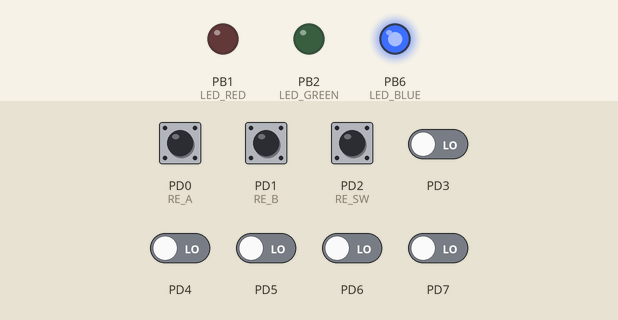
Recording of a program running on a simulated ATmega328P, built with avr-gcc and emulated at 8 MHz. Parts: output pins drawn as LEDs (lit = HIGH). Inputs (shaded band) come from the test bench; at power-on: PD0 (RE_A), PD1 (RE_B), PD2 (RE_SW) HIGH, PD3–7 LOW.

Above: at 1.2 s.
1.3 s: PD0 (RE_A) pulled LOW for 0.15 s
At 2.1 s:
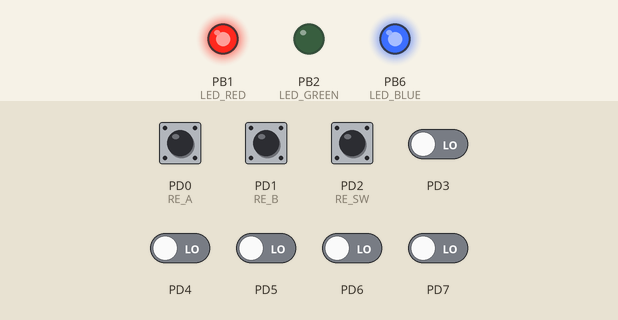
2.9 s: PD1 (RE_B) pulled LOW for 0.15 s
At 3.4 s:
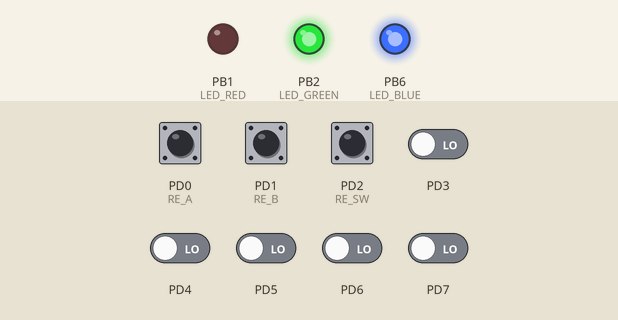
4.5 s: PD2 (RE_SW) pulled LOW for 0.15 s
At 4.59 s:
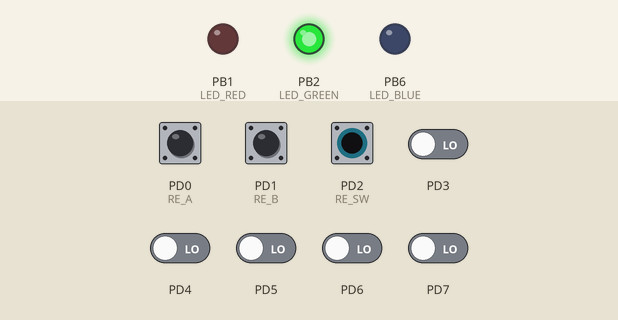
6.1 s: PD0 (RE_A) pulled LOW for 1 s
At 7.1 s:
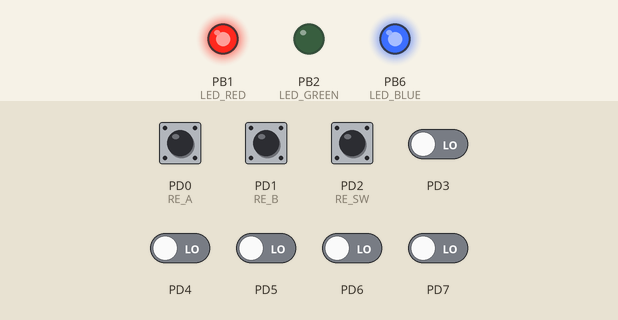
8.6 s: PD2 (RE_SW) pulled LOW for 1 s
At 9.4 s:
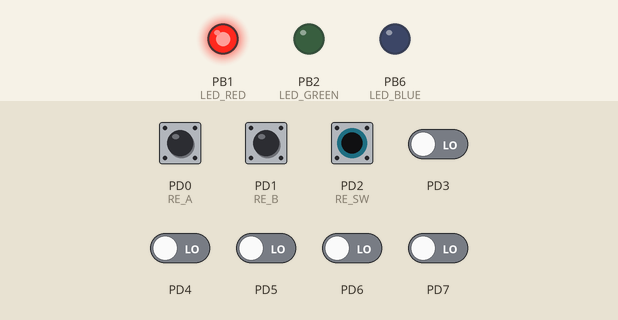
11.1 s: PD1 (RE_B) pulled LOW for 1 s
At 12.2 s:
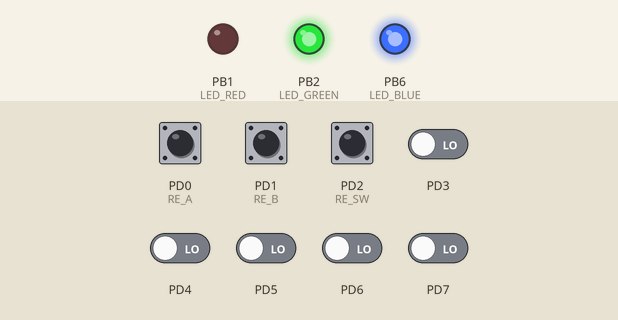
Timing chart, 0 to 14.1 s (numbered marks = the images above; inputs shaded):
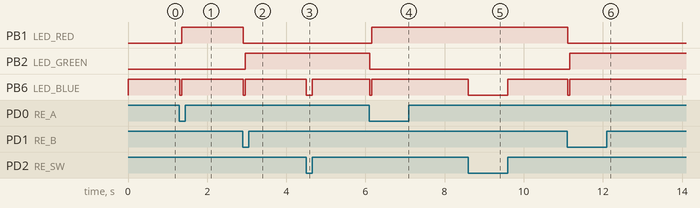

Measured:
- after the input at 1.3 s, PB1 (LED_RED): LOW → HIGH after 0.06 s; PB6 (LED_BLUE): HIGH → LOW at once, → HIGH 0.05 s later
- after the input at 2.9 s, PB1 (LED_RED): HIGH → LOW at once; PB2 (LED_GREEN): LOW → HIGH after 0.06 s; PB6 (LED_BLUE): HIGH → LOW at once, → HIGH 0.05 s later
- after the input at 4.5 s, PB6 (LED_BLUE): HIGH → LOW at once, → HIGH 0.15 s later
- after the input at 6.1 s, PB1 (LED_RED): LOW → HIGH after 0.06 s; PB2 (LED_GREEN): HIGH → LOW at once; PB6 (LED_BLUE): HIGH → LOW at once, → HIGH 0.05 s later
- after the input at 8.6 s, PB6 (LED_BLUE): HIGH → LOW at once, → HIGH 1.0 s later
- after the input at 11.1 s, PB1 (LED_RED): HIGH → LOW at once; PB2 (LED_GREEN): LOW → HIGH after 0.06 s; PB6 (LED_BLUE): HIGH → LOW at once, → HIGH 0.05 s later

The program:

RotaryEncoder_Test.c
```c
/*
 * RotaryEncoder_Test.c
 *
 * Created: 2015/05/07 16:11:07
 *  Author: gizmo
 */


#include <avr/io.h>

#define F_CPU	8000000UL
#include <util/delay.h>

#define RE_DIR	DDRD
#define RE_PORT	PORTD
#define RE_PIN	PIND
#define RE_A	0
#define RE_B	1
#define RE_SW	2

#define LED_DIR		DDRB
#define LED_PORT	PORTB
#define LED_RED		1
#define LED_GREEN	2
#define LED_BLUE	6

int readRE(void)
{
	static uint8_t index;
	int retVal = 0;

	index = (index << 2) | (RE_PIN & _BV(RE_A)) | (RE_PIN & _BV(RE_B));
	index &= 0b1111;

	switch (index) {
	//    v ñ è
	case 0b0001:	// 00 -> 01
	case 0b1110:	// 11 -> 10
		retVal = -1;
		break;
	//  ½   v ñ è
	case 0b0010:	// 00 -> 10
	case 0b1101:	// 11 -> 01
		retVal = 1;
		break;
	}

	_delay_ms(5);	// ( Æ è   ¦ ¸) `   ^     O h ~

	return retVal;
}

int main(void)
{
	// Rotary Encoder
	RE_DIR = 0;
	// PullUp
	RE_PORT = _BV(RE_A) | _BV(RE_B) | _BV(RE_SW);

	// LED
	LED_DIR = _BV(LED_RED) | _BV(LED_GREEN) | _BV(LED_BLUE);

    while(1)
    {
		int sw;

		switch (readRE()) {
		case 1:
			LED_PORT = 0;
			_delay_ms(50);
			LED_PORT |= _BV(LED_GREEN);
			LED_PORT &= ~_BV(LED_RED);
			break;
		case -1:
			LED_PORT = 0;
			_delay_ms(50);
			LED_PORT |= _BV(LED_RED);
			LED_PORT &= ~_BV(LED_GREEN);
			break;
		}

		sw = RE_PIN & _BV(RE_SW);

		if (sw)
			LED_PORT |= _BV(LED_BLUE);
		else
			LED_PORT &= ~_BV(LED_BLUE);

		_delay_ms(5);
	}
}
```
